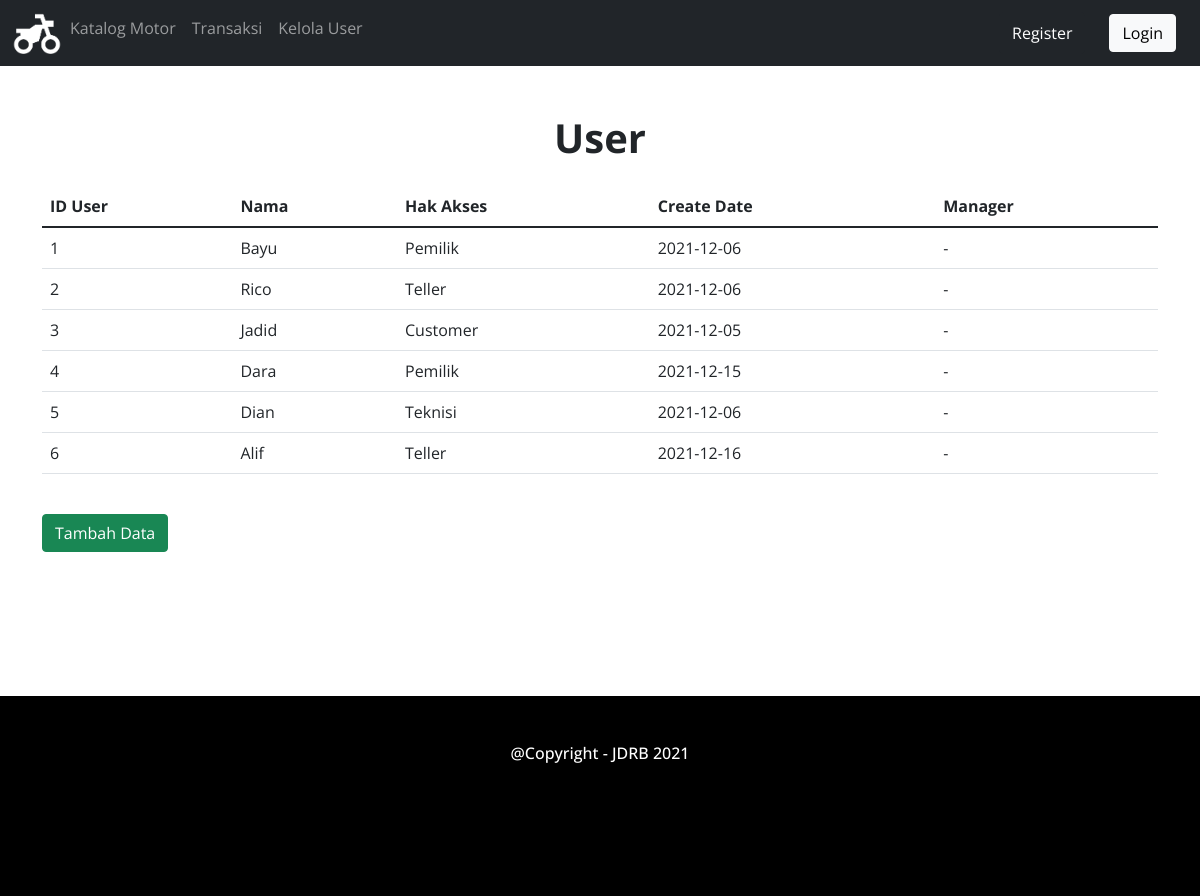
Page /home/teller/02_user.php on the earlier database version.
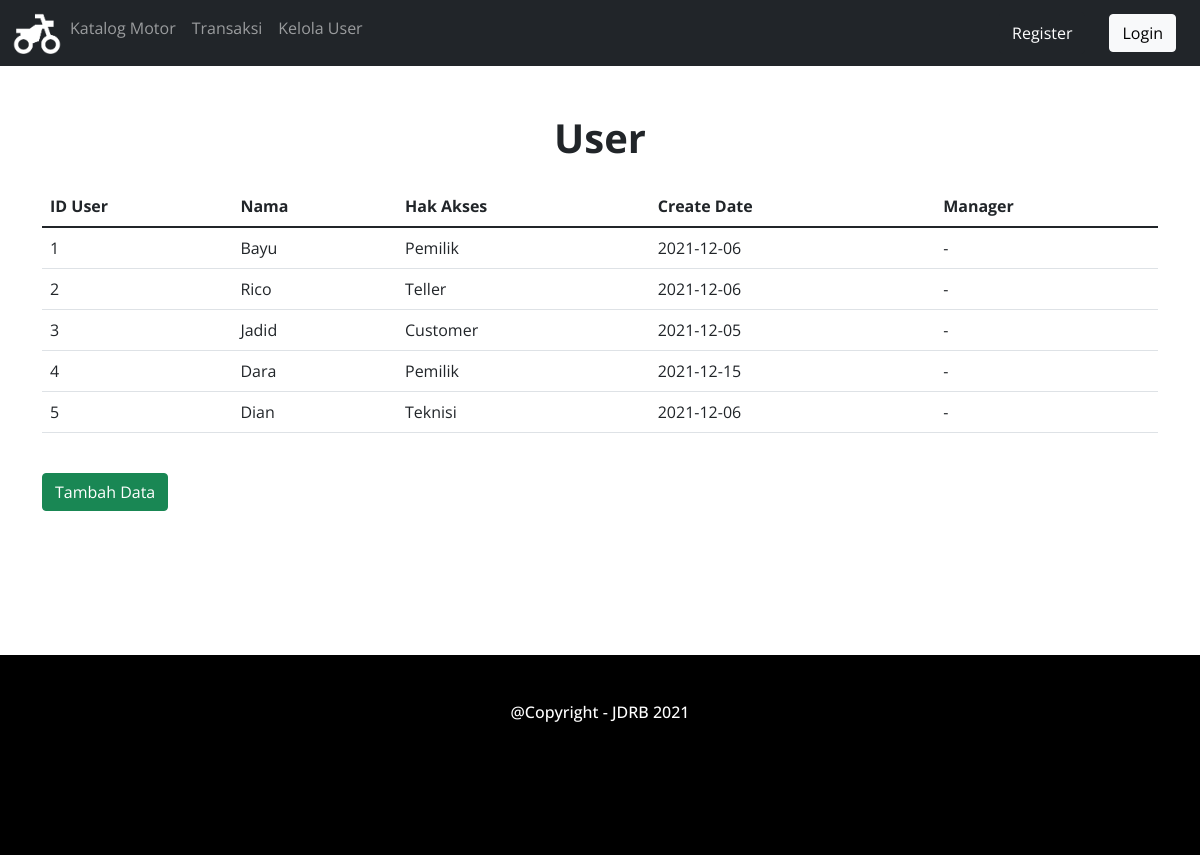
Same page on the later database version.
### tables this page shows
CREATE TABLE `user` (
  `IDUser` int(100) NOT NULL,
  `Nama` varchar(20) NOT NULL,
  `Password` varchar(100) NOT NULL,
  `Hak_Akses` varchar(100) NOT NULL,
  `Create_Date` date NOT NULL,
  `Manager` varchar(10) NOT NULL
);

### home/teller/02_user.php (the view, shortened to what this page needs)
<!DOCTYPE html>
<html lang="en">
<head>
<link rel="stylesheet" href="../../bootstrap/css/bootstrap.min.css">
<link rel="stylesheet" href="../../style.css">
</head>
<body>
<nav class="navbar navbar-expand-sm bg-dark navbar-dark">
    <div class="container-fluid">
    <ul class="navbar-nav">
        <li class="nav-item">
            <a href="02_index.php"><img src="../../img/logo.png" class="logo-navbar"><a>
        </li>
        <li class="nav-item">
            <a class="nav-link" href="02_identitas_motor.php">Katalog Motor</a>
        </li>
        <li class="nav-item">
            <a class="nav-link" href="../../transaksi/transaksi.php">Transaksi</a>
        </li>
        <li class="nav-item">
            <a class="nav-link" href="02_user.php">Kelola User</a>
        </li>
    </ul>
    </div>
    <?php if (isset($_SESSION["Nama"])) : ?>
        <p class="h6 text-white mr-5">Halo,<?php echo $_SESSION["Nama"] ?></p>
        <a href="../../logout.php" class="btn btn-light buttonnavbar">Logout</a>
    <?php else : ?>
        <a href="../../register.php" class="navbar btn btn-dark" >Register</a>
        <a href="../../login.php" class="btn btn-light buttonnavbar">Login</a>
    <?php endif; ?>
</nav>
<div class="header">
    <h1 class="mt-5">User</h1>
</div>
<div class="container">
	<div class="mt-4">
		<div class="table-responsive">
			<table class="table">
				<thead>
					<tr>
						<th>ID User</th>
						<th>Nama</th>
						<th>Hak Akses</th>
						<th>Create Date</th>
						<th>Manager</th>
					</tr>
				</thead>
				<tbody>
                <?php
                    include '../../koneksi.php';
                    $data=mysqli_query($koneksi,"SELECT * FROM user") or die(mysqli_error($koneksi));
                    foreach($data as $pengguna){?>
					<tr>
						<td><?php echo $pengguna['IDUser'];?></td>
						<td><?php echo $pengguna['Nama'];?></td>
						<td><?php echo $pengguna['Hak_Akses'];?></td>
						<td><?php echo $pengguna['Create_Date'];?></td>
						<td><?php echo $pengguna['Manager'];?></td>
					</tr>
                <?php }
                ?>
				</tbody>
            </table>
        </div>
    </div>
    <a class="btn btn-success my-4" href="02_register.php" >Tambah Data</a>
</div>
<footer>
    <h6 class="text-center p-5"> @Copyright - JDRB 2021</h6>
</footer>
</body>
</html>

Differences in the rows shown:
removed user: IDUser "6", Nama "Alif", Hak_Akses "Teller", Create_Date "2021-12-16", Manager "-"
